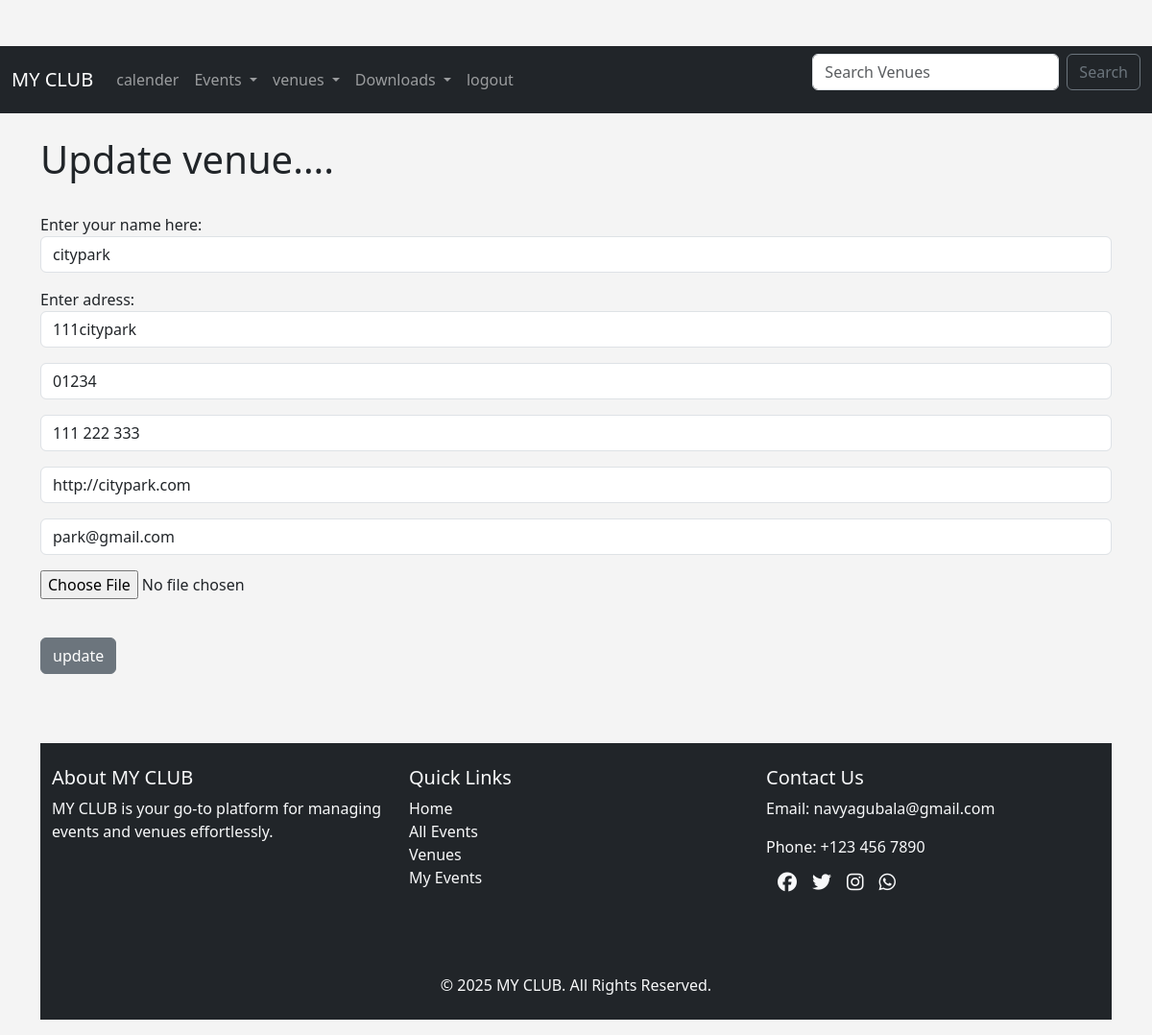
The page /update_venue/1 (signed in) on the database its author committed.
### events/models.py (models this page shows, shortened)
class Venue(models.Model):
	name=models.CharField('Venue Name',max_length=120)
	address=models.CharField(max_length=300)
	zipcode=models.CharField('zip code',max_length=15)
	phone=models.CharField('Contact phone',max_length=25,blank=True)
	web=models.URLField('Website Address',blank=True)
	emailaddress=models.EmailField('Email Address',blank=True)
	owner=models.IntegerField("Venue Owner",blank=False,default=2)#admin user no=2
	venueimage=models.ImageField(null=True,blank=True,upload_to="images/")

### events/views.py (the view)
# urls.py: path('update_venue/<venue_id>',views.update_venue,name="update-venue"),
def update_venue(request,venue_id):
	venue=Venue.objects.get(pk=venue_id)
	form=VenueForm(request.POST or None,request.FILES or None,instance=venue)
	if form.is_valid():
		form.save()
		return redirect('list-venues')
	return render(request,"events/update_venue.html",
		{'venue':venue,
		"form":form})

### events/forms.py
class VenueForm(ModelForm):
	class Meta:
		model=Venue
		fields=('name','address','zipcode','phone','web','emailaddress','venueimage')
		labels={
			'name':'Enter your name here',
			"address":'Enter adress',
			"zipcode":'',
			"phone":'',
			"web":'',
			"emailaddress":'',
			"venueimage":'',
		}
		widgets={
			'name':forms.TextInput(attrs={"class":"form-control",'placeholder':" Venuename"}) , #form control is a boostrap thing
			"address":forms.TextInput(attrs={'class':'form-control','placeholder':"address "}),
			"zipcode":forms.TextInput(attrs={'class':'form-control','placeholder':" zipcode"}),
			"phone":forms.TextInput(attrs={'class':'form-control','placeholder':"phone "}),
			"web":forms.TextInput(attrs={'class':'form-control','placeholder':" web"}),
			"emailaddress":forms.TextInput(attrs={'class':'form-control','placeholder':" emailaddress"}),
		}

### events/templates/events/update_venue.html (shortened to what this page needs)
{% extends 'events/base.html' %}
{% block content %}
{% if user.is_authenticated %}
		<h1>Update venue....</h1>
		<br />
		<form action="" method=POST enctype="multipart/form-data">
			{{ form.as_p }}
			<br />
			<input type="submit" value="update" class="btn btn-secondary">
{% else %}
<h1> sorry you must be loggerd in to view this page</h1>
<a href="{% url 'login'  %}">Login here</a>
 {% endif %}
		{% endblock %}

### events/templates/events/base.html (style rules this page uses)
body { background: #f4f4f4; }

### rows shown on the page
Venue: name "citypark", address "111citypark", zipcode "01234", phone "111 222 333", web "http://citypark.com", emailaddress "park@gmail.com"
